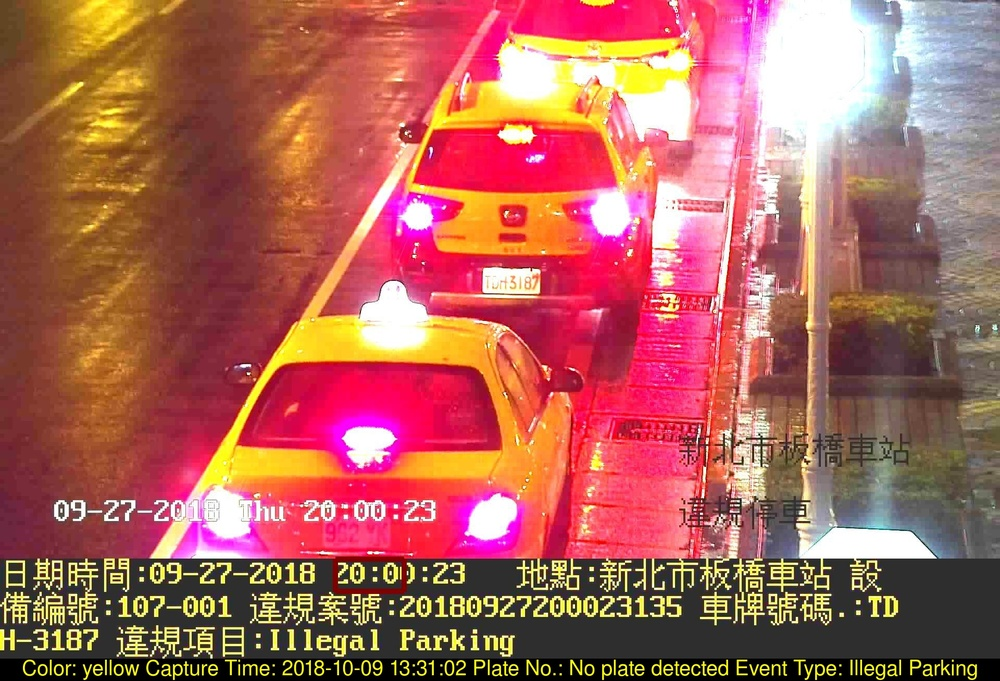
#> input picture data2/LocalTime[20180927200027783].jpg, 1000 x 681 px, shrunk from 1920 x 1307 before the run; its folder holds only this picture in this run
$ python brightness-all.py   (Python 2 division)
#> lines starting #> are read from the running program, lines starting #| are printed output that depends on the picture
### brightness.py
from PIL import Image, ImageEnhance
def brightness(image):
#> called with image = 'data2/LocalTime[20180927200027783].jpg'
	im = Image.open(image)
#> im is the input picture: PIL image 1000x681 RGB; mean R, G, B 171.8, 100.1, 90.6
	enhancer = ImageEnhance.Brightness(im)
	#enhanced_im = enhancer.enhance(1.8)
	#enhanced_im = enhancer.enhance(3)   !good for us
	enhanced_im = enhancer.enhance(2.9)
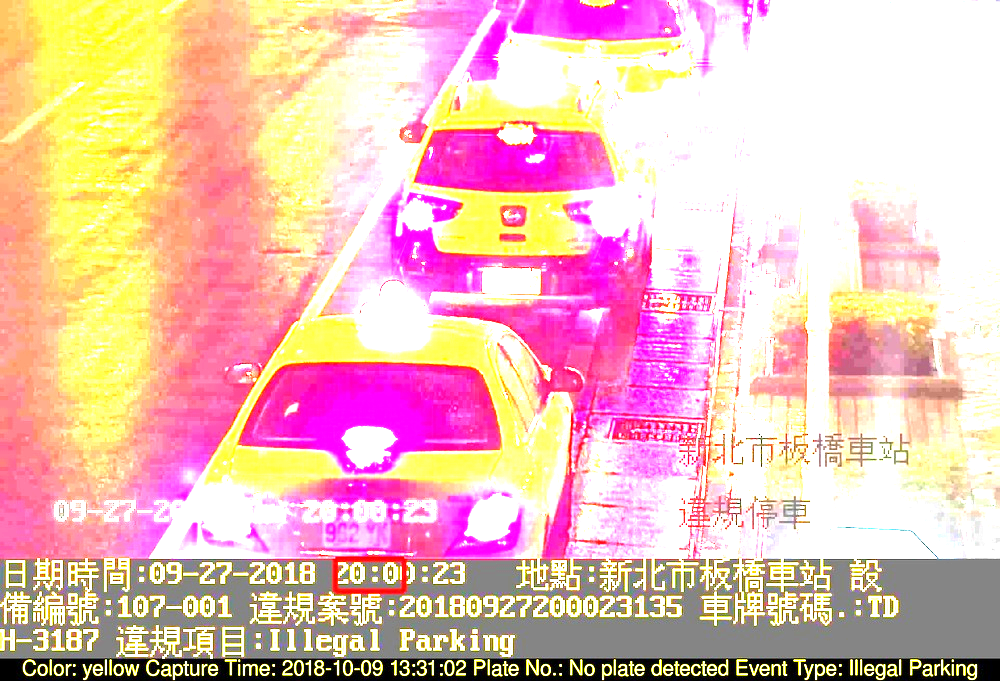
#> enhanced_im: PIL image 1000x681 RGB; mean R, G, B 236.6, 189.9, 184.5
	enhanced_im.save(image)

### dash_func.py
import time
import datetime
import json
from pprint import pprint
import os
import sys

def dash(data,i,j,k):
	#print i,j,k
	try:
		#j=0
		#print i, j ,k
		plate=data["results"][i]["candidates"][j]["plate"]

		if (len(str(plate))==7 and plate[3:].isdigit()):
			plate2=plate[:3]+'-'+plate[3:]
			k=1

		elif (len(str(plate))==6):
			if (plate[2:].isdigit()):
				plate2=(plate[:2]+'-'+plate[2:])
				k=1
			else:
				if (plate[3:].isdigit()):
					plate2=(plate[:3]+'-'+plate[3:])
					k=1
				else:
					if (plate[:4].isdigit()):
						plate2=(plate[:4]+'-'+plate[4:])
						k=1
					else:
						if (plate[:3].isdigit()):
							plate2=(plate[:3]+'-'+plate[3:])
							k=1
		elif (len(str(plate))==5):
			if (plate[2:].isdigit()):
				plate2=(plate[:2]+'-'+plate[2:])
				k=1
			else:
				if (plate[:3].isdigit()):
					plate2=(plate[:3]+'-'+plate[3:])
					k=1
		if(k==1):
			#print plate2
			return plate2
			Dict[plate] = st
			#break
		#if(k!=1):
			#return "j"
	except IndexError:
		#print "error"
		return 0

### brightness-all.py
import time
import math
import datetime
import json
from pprint import pprint
import os,glob
from PIL import Image, ImageDraw
import sys
import dash_func as dash_func
import brightness
###################################################################################################################################
Dict={}
for infile in glob.glob("data2/*.jpg"):
	brightness.brightness(infile)
	ts = time.time()
	st = datetime.datetime.fromtimestamp(ts).strftime('%Y-%m-%d %H:%M:%S')

	plate3=0
	j=0
	i=0
	file, ext = os.path.splitext(infile)
	print infile
	os.system("alpr -c mx -j " +infile+ "> test.json")
	with open('test.json') as f:
#> (reads test.json from the repository)
    		data = json.load(f)
    		while True:
        		k=0
			try:
#######################################################################################################################################

#plot out red rectangle
				#print "drawrec"
				coordinates=(data["results"][i]["coordinates"][0]["x"],data["results"][i]["coordinates"][0]["y"])
##################################################################################################################################################
#plate number
				#detect for tw plate
				while True:
					plate2=dash_func.dash(data,i,j,k)
					j=j+1
					if (plate2!=None):
						plate3=plate2
						break
					#print i,j,k
					#print file+'-'+str(i), plate3, st
                		if(plate3==0):
					i2=i
                                        j2=0
                                        os.system("alpr -j " +infile+ "> test2.json")
                                        with open('test2.json') as f2:
                                                data2=json.load(f2)
						data=data2
                                                while True:
                                                        k2=0
                                                      	while True:
                                                                plate2=dash_func.dash(data2,i2,j2,k2)
                                                                j2=j2+1
                                                                if(plate2!=None):
                                                                	plate3=plate2
									break
                                                        if(plate3==0):
                                                        	plate3="No plate detected"
								#print "label:", plate3
                                                        	break
							break
				print "label:", plate3

                                coordinates=(data["results"][i]["coordinates"][0]["x"],data["results"][i]["coordinates"][0]["y"])
                                a=data["results"][i]["coordinates"][0]["x"]
                                b=data["results"][i]["coordinates"][0]["y"]
                                c=data["results"][i]["coordinates"][1]["x"]
                                d=data["results"][i]["coordinates"][1]["y"]
                                e=data["results"][i]["coordinates"][2]["x"]
                                f=data["results"][i]["coordinates"][2]["y"]
                                g=data["results"][i]["coordinates"][3]["x"]
                                h=data["results"][i]["coordinates"][3]["y"]
                                im = Image.open(infile)
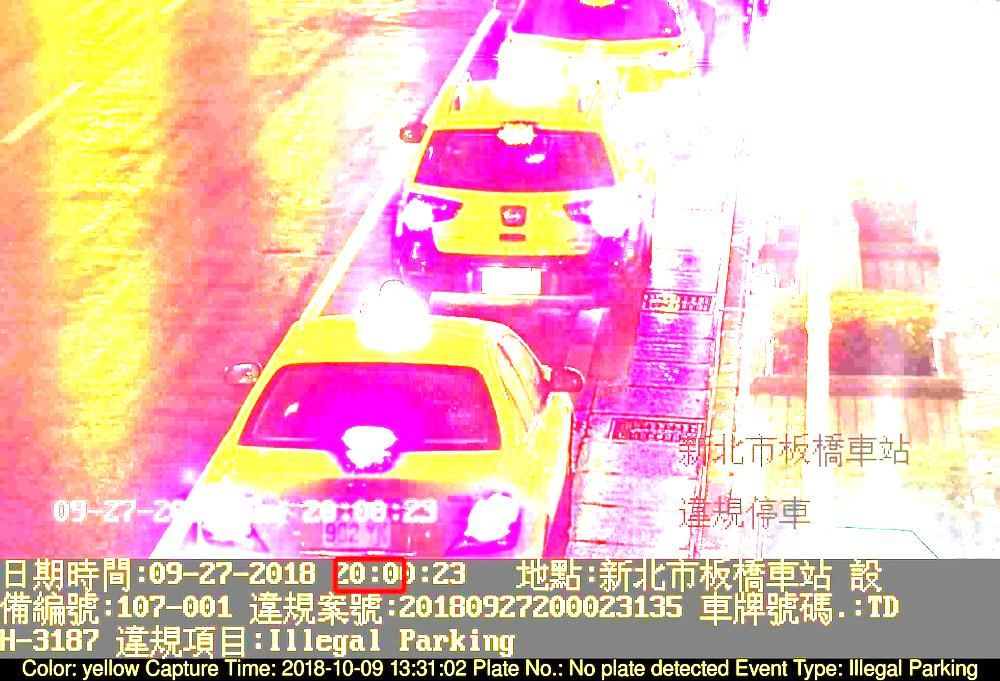
#> im: PIL image 1000x681 RGB; mean R, G, B 234.1, 189.4, 183.7
                                draw = ImageDraw.Draw(im)
                                draw.line((a,b, c, d), fill=128, width=10)
                                draw.line((c,d,e,f), fill=128, width=10)
                                draw.line((e,f,g,h), fill=128, width=10)
                                draw.line((g, h,a,b), fill=128, width=10)
                                #print file+'-'+str(i)
                                im.save(infile, "JPEG")
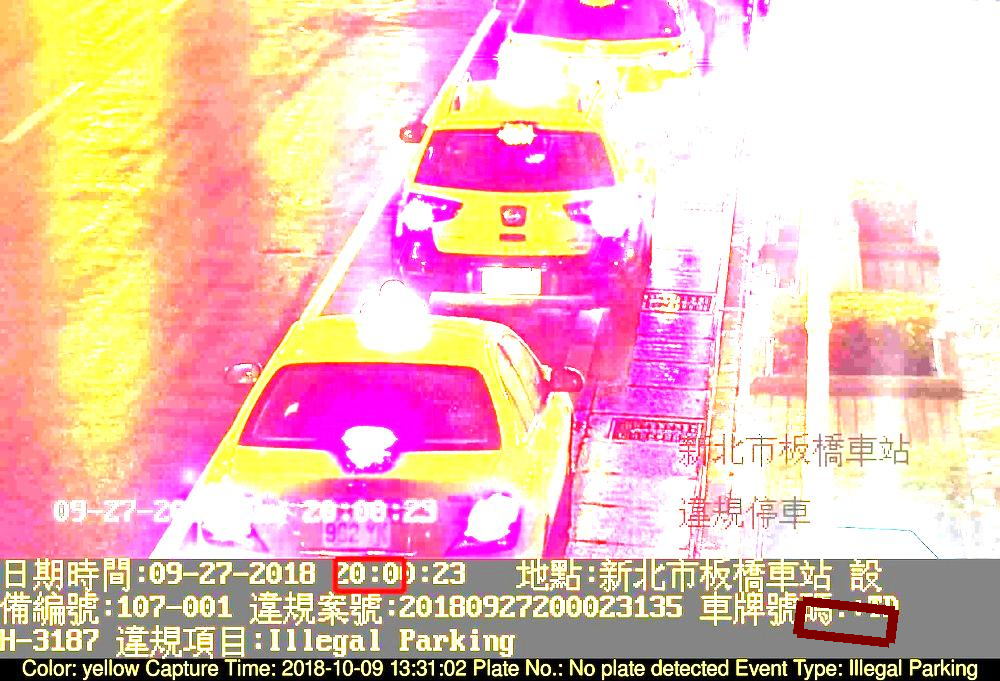
#> saved as LocalTime[20180927200027783].jpg: PIL image 1000x681 RGB; mean R, G, B 234, 188.9, 183.3


				print plate3, i, a,b
				os.system("montage -label 'Capture Time: "+st+" Plate No.: "
+plate3+" Event Type: Illegal Parking' "+infile+" -fill yellow -pointsize 50 -geometry +0+0 -background Black "+infile)
					#break

            			i=i+1

			except IndexError:
				break
'''
		if(plate3==0):
			plate3="No plate detected"
			print 'None in'
		print 'x:',st, plate3
########################################################################################################################################################
#violation ticketi

                os.system("montage -label 'Capture Time: "+st+" Plate No.: "+plate3+" Event Type: Illegal Parking' "+infile+" -fill yellow -pointsize 50 -geometry +0+0 -background Black "+file)

                if plate3 not in Dict:
                	Dict[plate3] = [st,coordinates]
			print "not in"
                else:
			#print "in:", new-old
                        old=int(Dict[plate3][0][14:][:2])*60+int(Dict[plate3][0][14:][3:])
                        new=int(st[14:][:2])*60+int(st[14:][3:])
			print "in:", new,old

                        if(new-old >1 and math.sqrt((Dict[plate3][1][0]-coordinates[0])**2+(Dict[plate3][1][1]-coordinates[1])**2)<500):
                        	print math.sqrt((Dict[plate3][1][0]-coordinates[0])**2+(Dict[plate3][1][1]-coordinates[1])**2)
                                print "first:",Dict[plate3],"\nsecond:",st,"\ncoordinates:",coordinates,"\nplate:",plate3
'''
